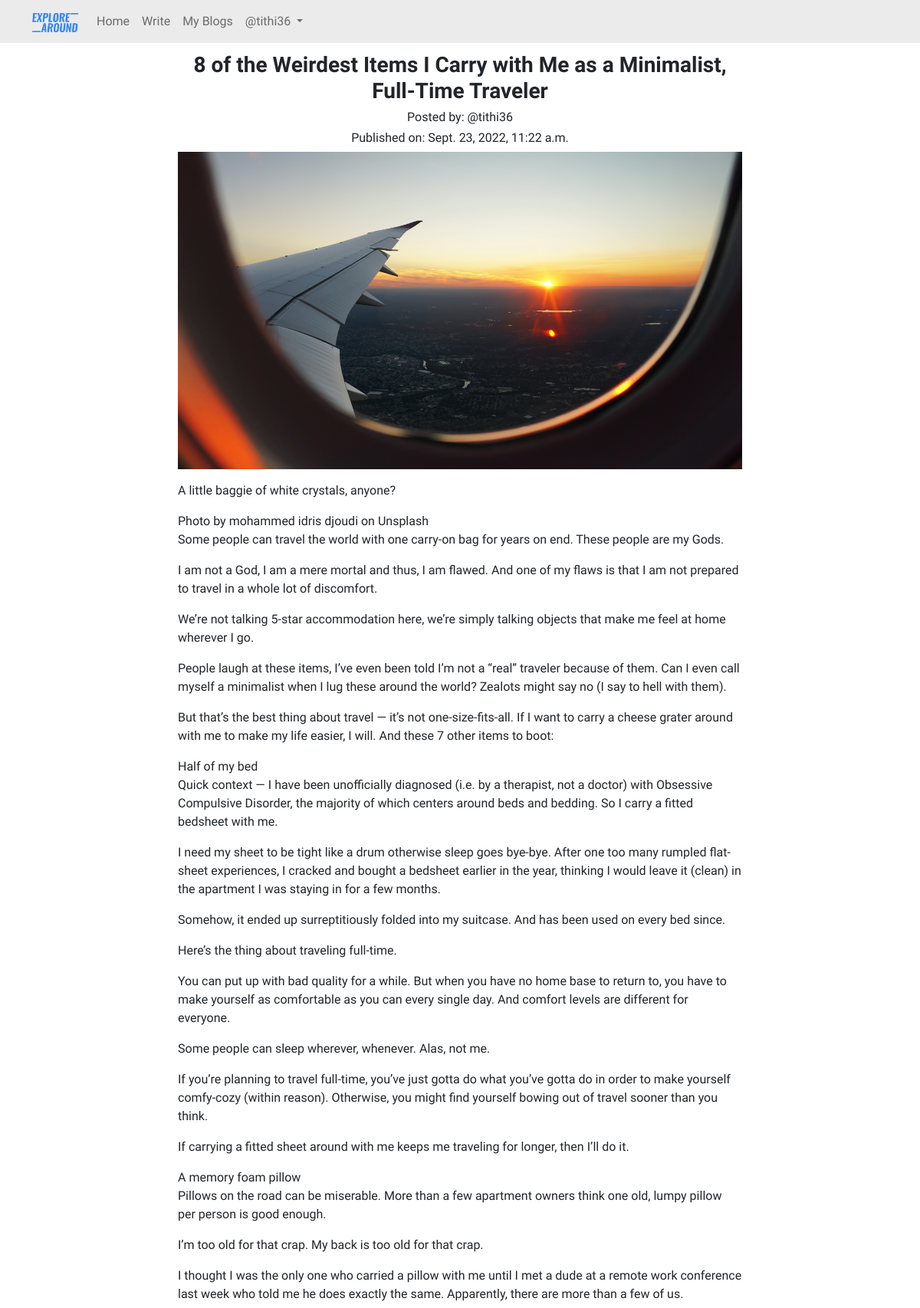
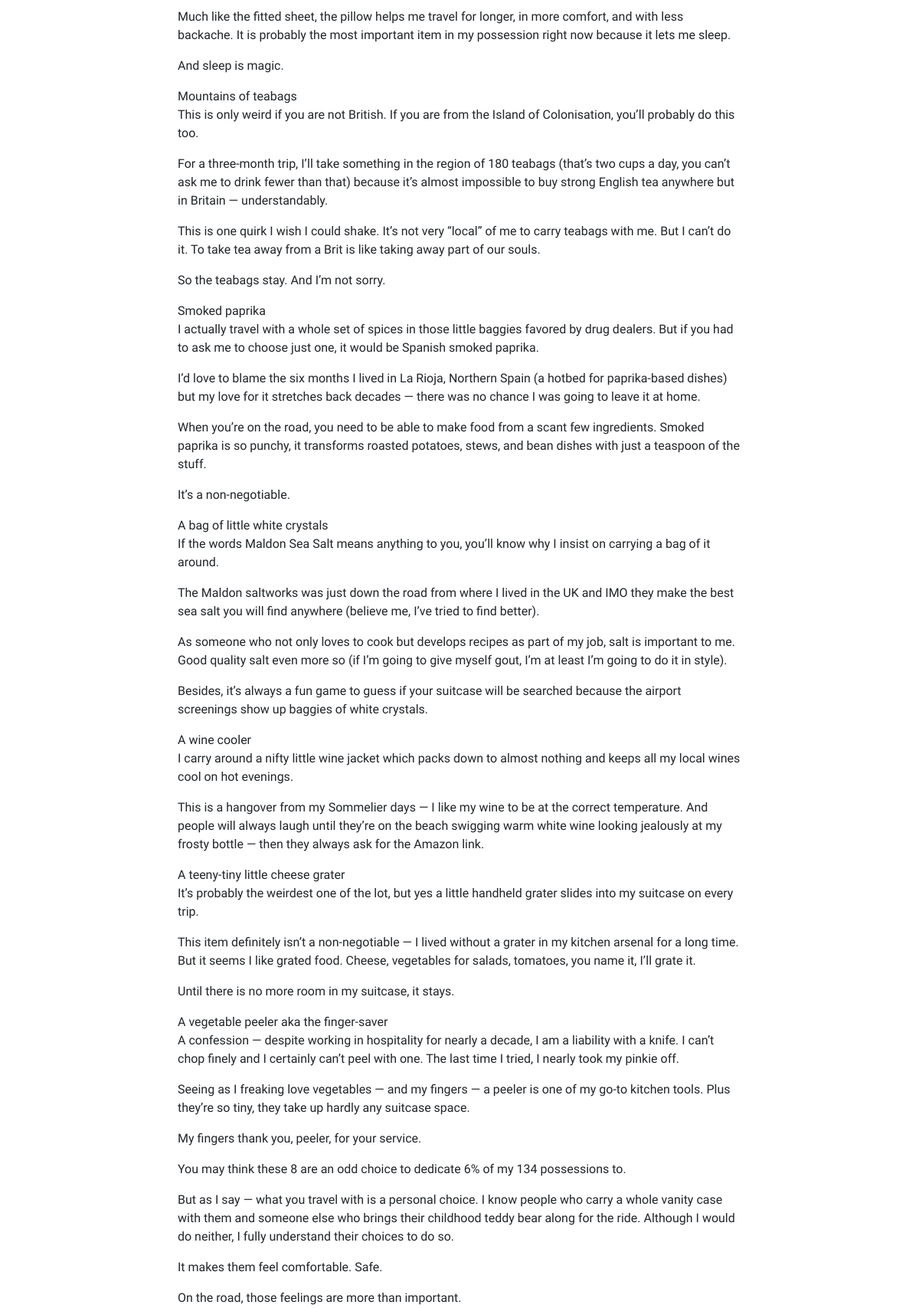
Screenshot of /blog/8-of-the-Weirdest-Items-I-Carry-with-Me-as-a-Minimalist,-Full-Time-Traveler-8f1148c7-aabe-4c3d-96ce-1db70927355c (signed in, upper part) with the database file from the repository (2 pictures, top to bottom).
### Blog_Management/models.py (models this page shows, shortened)
class Blog(models.Model):
    author = models.ForeignKey(User, on_delete=models.CASCADE, related_name='post_author')
    blog_title = models.CharField(max_length=264, verbose_name='Title')
    slug = models.SlugField(max_length=264, unique=True)
    blog_content = models.TextField(verbose_name='Please write what is on your mind?')
    blog_image = models.ImageField(upload_to='blog_pics', verbose_name='Image')
    publish_date = models.DateTimeField(auto_now_add=True)
    update_date = models.DateTimeField(auto_now=True)
    class Meta:
        ordering = ('-publish_date', )

### Blog_Management/views.py (the view, shortened to what this page needs)
# urls.py: path('<str:slug>', views.full_blog, name='full_blog'),
@login_required
def full_blog(request, slug):
    blog = Blog.objects.get(slug=slug)
    comment_form = CommentForm()
    already_liked = Like.objects.filter(blog=blog, user=request.user)
    if already_liked:
        liked = True
    else:
        liked = False
    return render(request, 'Blog_Management/full_blog.html', {'blog': blog, 'comment_form': comment_form, 'liked': liked})

### templates/Blog_Management/full_blog.html (shortened to what this page needs)
{% extends 'base.html' %}
{% load crispy_forms_tags %}
{% block main_content %}
<div class="container time-font">
    <div class="row justify-content-center">
        <div class="col-lg-8">
            <div class="text-center">
                <h3 class="title-font">{{ blog.blog_title }}</h3>
                <div>
                    <h6>Posted by: @{{ blog.author }}</h6>
                    <h6>Published on: {{ blog.publish_date }}</h6>
                </div>
            </div>
            <img src="/media/{{ blog.blog_image }}" width="100%">
            <p>{{ blog.blog_content|linebreaks }}</p>
        </div>
    </div>
</div>
{% endblock main_content %}

### templates/base.html (shortened to what this page needs)
<!DOCTYPE html>
{% load static %}
<html lang="en">
<head>
    <link href="https://cdn.jsdelivr.net/npm/bootstrap@5.2.0-beta1/dist/css/bootstrap.min.css" rel="stylesheet">
    <link href="https://maxcdn.bootstrapcdn.com/font-awesome/4.7.0/css/font-awesome.min.css" rel="stylesheet">
    <link rel="stylesheet" href="{% static 'css/style.css' %}">
    <link rel="stylesheet" href="https://unpkg.com/aos@next/dist/aos.css" />
</head>
<body style="overflow-x: hidden;">
    <header>
      <nav class="navbar navbar-expand-lg nav-font fixed-top" style="background-color: #ebebeb;">
        <div class="container">
          <a class="navbar-brand" href="{% url 'index' %}"><img src="/media/logo.png" width='60px' alt="Logo"></a>
          <div class="collapse navbar-collapse" id="navbarSupportedContent">
            <ul class="navbar-nav me-auto mb-lg-0">
              <li class="nav-item">
                <a class="nav-link" href="{% url 'index' %}">Home</a>
              </li>
              {% if user.is_authenticated %}
                <li class="nav-item">
                  <a class="nav-link" href="{% url 'Blog_Management_App:write_blog' %}">Write</a>
                </li>
                <li class="nav-item">
                  <a class="nav-link" href="{% url 'Blog_Management_App:my_blogs' %}">My Blogs</a>
                </li>
                <li class="nav-item dropdown">
                  <a class="nav-link dropdown-toggle" href="#" role="button" data-bs-toggle="dropdown" aria-expanded="false">
                    @{{ user.username }}
                  </a>
                </li>
              {% endif %}
            </ul>
          </div>
        </div>
      </nav>
    </header>
    <section>
        {% block main_content %}
        {% endblock main_content %}
    </section>
</body>
</html>

### static/css/style.css (style rules this page uses)
.nav-font { font-family: 'Oswald', sans-serif; font-weight: 300; }
.title-font { font-family: 'Oswald', sans-serif; font-weight: bold; }
.time-font { font-family: 'Source Sans Pro', sans-serif; }

### templates/base.html (style rules this page uses)
body { padding-top: 68px; }

### rows the page displays
Blog: blog_title "8 of the Weirdest Items I Carry with Me as a Minimalist, Full-Time Traveler", author "tithi36", publish_date "Sept. 23, 2022, 11:22 a.m.", blog_image (picture), blog_content "A little baggie of white crystals, anyone? Photo by mohammed idris djoudi on Unsplash Some people can travel the world with one carry-on bag for years on end. These people are my Gods. I am not a God, I am a mere mortal and thus, I am flawed. And one of my flaws is that I am not prepared to travel in a whole lot of discomfort. We’re not talking 5-star accommodation here, we’re simply talking objects that make me feel at home wherever I go. People laugh at these items, I’ve even been told I’m not a “real” traveler because of them. Can I even call myself a minimalist when I lug these around the world? Zealots might say no (I say to hell with them). But that’s the best thing about travel —…"

### other values shown
{{ user.username }} "tithi36"
